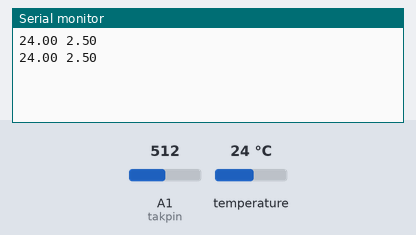
Bench run of a sketch on a simulated Arduino Uno, built with avr-gcc and run on an emulated ATmega328P. Shown: the last lines printed to the serial monitor. Inputs (shaded band) come from the test bench; at power-on: temperature 24 °C, A1 (takpin) = 512.

Above: at 2.6 s.
2.7 s: temperature set to 12 °C
At 3.8 s:
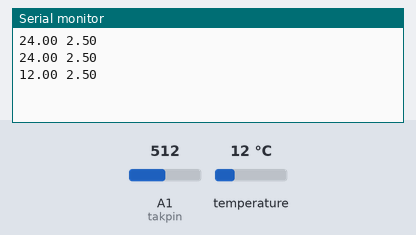
4.2 s: A1 (takpin) set to 716
At 5.5 s:
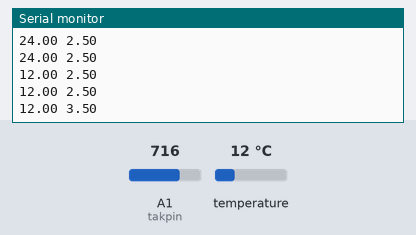
5.7 s: temperature set to 19 °C
At 6.6 s:
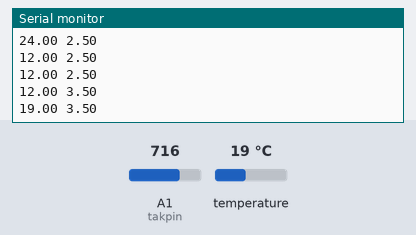
7.2 s: A1 (takpin) set to 900
At 8.0 s:
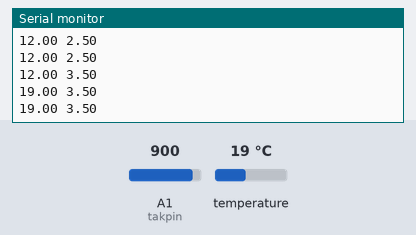
Timing chart, 0 to 9.7 s (numbered marks = the images above; inputs shaded):
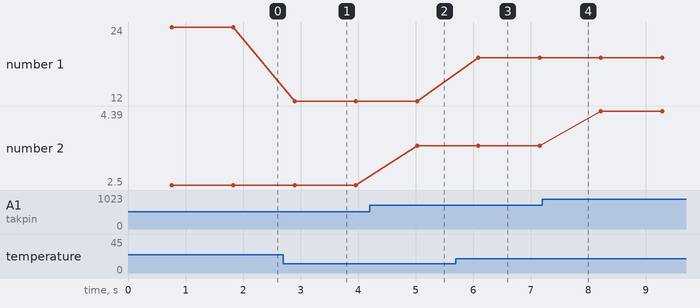

Measured:
- after the input at 2.7 s, the serial monitor: prints a new line after 0.19 s (image 1)
- after the input at 4.2 s, the serial monitor: prints a new line after 0.83 s (image 2)
- after the input at 5.7 s, the serial monitor: prints a new line after 0.39 s (image 3)
- plotted number 1: 24 → 12 after the input at 2.7 s, 12 → 19 after the input at 5.7 s
- plotted number 2: 2.5 → 3.5 after the input at 4.2 s, 3.5 → 4.39 after the input at 7.2 s

The sketch:

arduinoCode.ino
```cpp
#include <OneWire.h>
#include <Servo.h>
#include <DallasTemperature.h>
//input
#define ONE_WIRE_BUS A0//수온센서
#define takpin  A1 //탁도센서

OneWire oneWire(ONE_WIRE_BUS);
DallasTemperature sensors(&oneWire);

float temp(){//온도센서
  float tem=0;
  sensors.requestTemperatures();
  tem=sensors.getTempCByIndex(0);
  return tem;
}
float takdo(){//탁도센서
  int sensorValue = analogRead(takpin);
  float voltage = sensorValue * (5.0 / 1024.0);
  return voltage;
}
void setup(void)
{
  Serial.begin(9600);
}

void loop(){
  Serial.print(temp());
  Serial.print(" ");
  Serial.println(takdo());
  delay(300);
}
```
